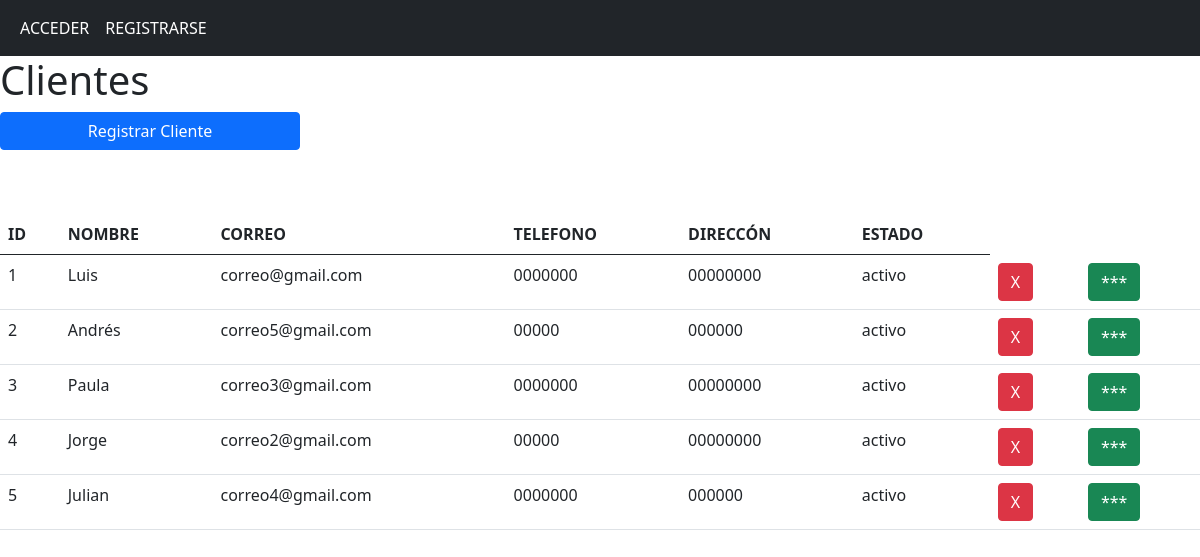
Screenshot of /clientes with the database file from the repository.
### app/models/models.py (models this page shows, shortened)
class Cliente(db.Model):
    id = db.Column(db.Integer, primary_key = True)
    nombre = db.Column(db.String(150), nullable = False)
    direccion = db.Column(db.String(150), nullable = False)
    telefono = db.Column(db.String(15), nullable = False)
    correo = db.Column(db.String(150), nullable = False, unique = True)
    tipo_cliente = db.Column(db.String(20), nullable = False)
    estado = db.Column(db.String(25), nullable = False)

### app/controllers/nav.py (the view)
@nav.route('/clientes')
def clientes():
    clientes = Cliente.query.all()
    return render_template('clientes.html', clientes = clientes)

### app/templates/clientes.html (shortened to what this page needs)
{% extends "base.html" %}
{% block contenido %}
    <div class="row">
        <h1>Clientes</h1>
    </div>
    <button class=" btn btn-primary col-sm-3 mb-3" id="registrar">Registrar Cliente</button>
    <div class="row mt-5">
    <div class="col">
        <table class="table table-hover">
            <tr>
                <th>ID</th>
                <th>NOMBRE</th>
                <th>CORREO</th>
                <th>TELEFONO</th>
                <th>DIRECCÓN</th>
                <th>ESTADO</th>
            </tr>
            <tbody id="tbody">
                {% for cliente in clientes%}
                <tr>
                    <td>{{cliente.id}}</td>
                    <td>{{cliente.nombre}}</td>
                    <td>{{cliente.correo}}</td>
                    <td>{{cliente.telefono}}</td>
                    <td>{{cliente.direccion}}</td>
                    <td>{{cliente.estado}}</td>
                    <form action="{{url_for('cliente.eliminar_cliente')}}" method="post">
                        <td><button class="btn btn-danger" name="id" value="{{cliente.id}}" type="submit">X</button></td>
                        <td><button class="btn btn-success boton_info" name="info" value="{{cliente.id}}" type="button">***</button></td>
                    </form>
                </tr>
                {% endfor%}
            </tbody>
        </table>
    </div>
    </div>
{% endblock %}

### app/templates/base.html (shortened to what this page needs)
<!DOCTYPE html>
<html lang="en">
<head>
    <link href="https://cdn.jsdelivr.net/npm/bootstrap@5.0.2/dist/css/bootstrap.min.css" rel="stylesheet">
    <link rel="stylesheet" href="{{ url_for('static', filename='css/styles.css') }}">
</head>
<body>
    <nav class="navbar navbar-expand-sm bg-dark navbar-dark">
        <div class="container-fluid">
            <ul class="navbar-nav">
                {% if current_user.is_authenticated %}
                <li class="nav-item">
                    <a class="nav-link active" href="{{url_for('nav.clientes')}}"> CLIENTES</a>
                </li>
                <li class="nav-item">
                    <a class="nav-link active" href="{{url_for('nav.productos')}}">PRODUCTOS</a>
                </li>
                <li class="nav-item">
                    <a class="nav-link active" href="{{url_for('nav.compras')}}">VENTAS</a>
                </li>
                <li class="nav-item">
                    <a class="nav-link active" href="{{url_for('nav.facturas')}}">FACTURAS</a>
                </li>
                <li class="nav-item">
                    <a class="nav-link active" href="{{url_for('aut.logout')}}">CERRAR SESIÓN</a>
                </li>
                {%else %}
                <li class="nav-item">
                    <a class="nav-link active" href="{{url_for('aut.login')}}">ACCEDER</a>
                </li>
                <li class="nav-item">
                    <a class="nav-link active" href="{{url_for('aut.registro')}}">REGISTRARSE</a>
                </li>
                {% endif %}
            </ul>
        </div>
    </nav>
    {%block contenido%}{%endblock%}
</body>
</html>

### rows the page displays
Cliente: id "1", nombre "Luis", correo "correo@gmail.com", telefono "0000000", direccion "00000000", estado "activo"
Cliente: id "2", nombre "Andrés", correo "correo5@gmail.com", telefono "00000", direccion "000000", estado "activo"
Cliente: id "3", nombre "Paula", correo "correo3@gmail.com", telefono "0000000", direccion "00000000", estado "activo"
Cliente: id "4", nombre "Jorge", correo "correo2@gmail.com", telefono "00000", direccion "00000000", estado "activo"
Cliente: id "5", nombre "Julian", correo "correo4@gmail.com", telefono "0000000", direccion "000000", estado "activo"
